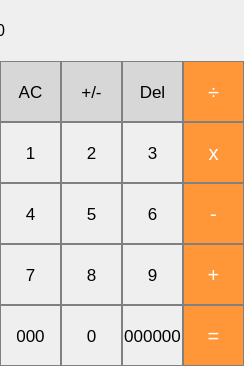
<?xml version="1.0" encoding="UTF-8"?>
<ui version="4.0">
 <class>MainWindow</class>
 <widget class="QMainWindow" name="MainWindow">
  <property name="geometry">
   <rect>
    <x>0</x>
    <y>0</y>
    <width>244</width>
    <height>366</height>
   </rect>
  </property>
  <property name="maximumSize">
   <size>
    <width>244</width>
    <height>366</height>
   </size>
  </property>
  <property name="windowTitle">
   <string>MainWindow</string>
  </property>
  <widget class="QWidget" name="centralwidget">
   <widget class="QLabel" name="result_show">
    <property name="geometry">
     <rect>
      <x>-4</x>
      <y>0</y>
      <width>251</width>
      <height>61</height>
     </rect>
    </property>
    <property name="maximumSize">
     <size>
      <width>290</width>
      <height>61</height>
     </size>
    </property>
    <property name="font">
     <font>
      <pointsize>12</pointsize>
     </font>
    </property>
    <property name="styleSheet">
     <string notr="true">QLabel {
  qproperty-alignment: 'AlignVCenter | AlignRight';
  border: 1px solid gray;
}

background-color : white;</string>
    </property>
    <property name="text">
     <string>0</string>
    </property>
   </widget>
   <widget class="QPushButton" name="pushButton_clear">
    <property name="geometry">
     <rect>
      <x>0</x>
      <y>61</y>
      <width>61</width>
      <height>61</height>
     </rect>
    </property>
    <property name="maximumSize">
     <size>
      <width>61</width>
      <height>61</height>
     </size>
    </property>
    <property name="font">
     <font>
      <pointsize>13</pointsize>
     </font>
    </property>
    <property name="styleSheet">
     <string notr="true">QPushButton {
  background-color: rgb(215, 215, 215);
  border: 1px solid gray;
}
QPushButton:pressed {
    background-color: qlineargradient(x1: 0, y1: 0, x2: 0, y2: 1,
                                      stop: 0 #BEBEBE, stop: 1 #D7D7D7);
}</string>
    </property>
    <property name="text">
     <string>AC</string>
    </property>
   </widget>
   <widget class="QPushButton" name="pushButton_opposite">
    <property name="geometry">
     <rect>
      <x>61</x>
      <y>61</y>
      <width>61</width>
      <height>61</height>
     </rect>
    </property>
    <property name="maximumSize">
     <size>
      <width>61</width>
      <height>61</height>
     </size>
    </property>
    <property name="font">
     <font>
      <pointsize>13</pointsize>
     </font>
    </property>
    <property name="styleSheet">
     <string notr="true">QPushButton {
  background-color: rgb(215, 215, 215);
  border: 1px solid gray;
}
QPushButton:pressed {
    background-color: qlineargradient(x1: 0, y1: 0, x2: 0, y2: 1,
                                      stop: 0 #BEBEBE, stop: 1 #D7D7D7);
}</string>
    </property>
    <property name="text">
     <string>+/-</string>
    </property>
   </widget>
   <widget class="QPushButton" name="pushButton_del">
    <property name="geometry">
     <rect>
      <x>122</x>
      <y>61</y>
      <width>61</width>
      <height>61</height>
     </rect>
    </property>
    <property name="maximumSize">
     <size>
      <width>61</width>
      <height>61</height>
     </size>
    </property>
    <property name="font">
     <font>
      <pointsize>13</pointsize>
     </font>
    </property>
    <property name="styleSheet">
     <string notr="true">QPushButton {
  background-color: rgb(215, 215, 215);
  border: 1px solid gray;
}
QPushButton:pressed {
    background-color: qlineargradient(x1: 0, y1: 0, x2: 0, y2: 1,
                                      stop: 0 #BEBEBE, stop: 1 #D7D7D7);
}</string>
    </property>
    <property name="text">
     <string>Del</string>
    </property>
   </widget>
   <widget class="QPushButton" name="pushButton_division">
    <property name="geometry">
     <rect>
      <x>183</x>
      <y>61</y>
      <width>61</width>
      <height>61</height>
     </rect>
    </property>
    <property name="maximumSize">
     <size>
      <width>61</width>
      <height>61</height>
     </size>
    </property>
    <property name="font">
     <font>
      <pointsize>15</pointsize>
     </font>
    </property>
    <property name="styleSheet">
     <string notr="true">QPushButton {
  background-color: rgb(255, 151, 57);
  color: white; 
  border: 1px solid gray;
}

QPushButton:pressed {
    background-color: qlineargradient(x1: 0, y1: 0, x2: 0, y2: 1,
                                      stop: 0 #FF7832, stop: 1 #FF9739);
}</string>
    </property>
    <property name="text">
     <string>÷</string>
    </property>
   </widget>
   <widget class="QPushButton" name="pushButton_2">
    <property name="geometry">
     <rect>
      <x>61</x>
      <y>122</y>
      <width>61</width>
      <height>61</height>
     </rect>
    </property>
    <property name="maximumSize">
     <size>
      <width>61</width>
      <height>61</height>
     </size>
    </property>
    <property name="font">
     <font>
      <pointsize>13</pointsize>
     </font>
    </property>
    <property name="styleSheet">
     <string notr="true">QPushButton {
   border: 1px solid gray;
}
QPushButton:pressed {
    background-color: qlineargradient(x1: 0, y1: 0, x2: 0, y2: 1,
                                      stop: 0 #dadbde, stop: 1 #f6f7fa);
}</string>
    </property>
    <property name="text">
     <string>2</string>
    </property>
   </widget>
   <widget class="QPushButton" name="pushButton_multiplication">
    <property name="geometry">
     <rect>
      <x>183</x>
      <y>122</y>
      <width>61</width>
      <height>61</height>
     </rect>
    </property>
    <property name="maximumSize">
     <size>
      <width>61</width>
      <height>61</height>
     </size>
    </property>
    <property name="font">
     <font>
      <pointsize>15</pointsize>
     </font>
    </property>
    <property name="styleSheet">
     <string notr="true">QPushButton {
  background-color: rgb(255, 151, 57);
  color: white; 
  border: 1px solid gray;
}

QPushButton:pressed {
    background-color: qlineargradient(x1: 0, y1: 0, x2: 0, y2: 1,
                                      stop: 0 #FF7832, stop: 1 #FF9739);
}</string>
    </property>
    <property name="text">
     <string>x</string>
    </property>
   </widget>
   <widget class="QPushButton" name="pushButton_1">
    <property name="geometry">
     <rect>
      <x>0</x>
      <y>122</y>
      <width>61</width>
      <height>61</height>
     </rect>
    </property>
    <property name="maximumSize">
     <size>
      <width>61</width>
      <height>61</height>
     </size>
    </property>
    <property name="font">
     <font>
      <pointsize>13</pointsize>
     </font>
    </property>
    <property name="styleSheet">
     <string notr="true">QPushButton {
   border: 1px solid gray;
}
QPushButton:pressed {
    background-color: qlineargradient(x1: 0, y1: 0, x2: 0, y2: 1,
                                      stop: 0 #dadbde, stop: 1 #f6f7fa);
}</string>
    </property>
    <property name="text">
     <string>1</string>
    </property>
   </widget>
   <widget class="QPushButton" name="pushButton_3">
    <property name="geometry">
     <rect>
      <x>122</x>
      <y>122</y>
      <width>61</width>
      <height>61</height>
     </rect>
    </property>
    <property name="maximumSize">
     <size>
      <width>61</width>
      <height>61</height>
     </size>
    </property>
    <property name="font">
     <font>
      <pointsize>13</pointsize>
     </font>
    </property>
    <property name="styleSheet">
     <string notr="true">QPushButton {
   border: 1px solid gray;
}
QPushButton:pressed {
    background-color: qlineargradient(x1: 0, y1: 0, x2: 0, y2: 1,
                                      stop: 0 #dadbde, stop: 1 #f6f7fa);
}</string>
    </property>
    <property name="text">
     <string>3</string>
    </property>
   </widget>
   <widget class="QPushButton" name="pushButton_plus">
    <property name="geometry">
     <rect>
      <x>183</x>
      <y>244</y>
      <width>61</width>
      <height>61</height>
     </rect>
    </property>
    <property name="maximumSize">
     <size>
      <width>61</width>
      <height>61</height>
     </size>
    </property>
    <property name="font">
     <font>
      <pointsize>15</pointsize>
     </font>
    </property>
    <property name="styleSheet">
     <string notr="true">QPushButton {
  background-color: rgb(255, 151, 57);
  color: white; 
  border: 1px solid gray;
}

QPushButton:pressed {
    background-color: qlineargradient(x1: 0, y1: 0, x2: 0, y2: 1,
                                      stop: 0 #FF7832, stop: 1 #FF9739);
}</string>
    </property>
    <property name="text">
     <string>+</string>
    </property>
   </widget>
   <widget class="QPushButton" name="pushButton_7">
    <property name="geometry">
     <rect>
      <x>0</x>
      <y>244</y>
      <width>61</width>
      <height>61</height>
     </rect>
    </property>
    <property name="maximumSize">
     <size>
      <width>61</width>
      <height>61</height>
     </size>
    </property>
    <property name="font">
     <font>
      <pointsize>13</pointsize>
     </font>
    </property>
    <property name="styleSheet">
     <string notr="true">QPushButton {
   border: 1px solid gray;
}
QPushButton:pressed {
    background-color: qlineargradient(x1: 0, y1: 0, x2: 0, y2: 1,
                                      stop: 0 #dadbde, stop: 1 #f6f7fa);
}</string>
    </property>
    <property name="text">
     <string>7</string>
    </property>
   </widget>
   <widget class="QPushButton" name="pushButton_5">
    <property name="geometry">
     <rect>
      <x>61</x>
      <y>183</y>
      <width>61</width>
      <height>61</height>
     </rect>
    </property>
    <property name="maximumSize">
     <size>
      <width>61</width>
      <height>61</height>
     </size>
    </property>
    <property name="font">
     <font>
      <pointsize>13</pointsize>
     </font>
    </property>
    <property name="styleSheet">
     <string notr="true">QPushButton {
   border: 1px solid gray;
}
QPushButton:pressed {
    background-color: qlineargradient(x1: 0, y1: 0, x2: 0, y2: 1,
                                      stop: 0 #dadbde, stop: 1 #f6f7fa);
}</string>
    </property>
    <property name="text">
     <string>5</string>
    </property>
   </widget>
   <widget class="QPushButton" name="pushButton_minus">
    <property name="geometry">
     <rect>
      <x>183</x>
      <y>183</y>
      <width>61</width>
      <height>61</height>
     </rect>
    </property>
    <property name="maximumSize">
     <size>
      <width>61</width>
      <height>61</height>
     </size>
    </property>
    <property name="font">
     <font>
      <pointsize>15</pointsize>
     </font>
    </property>
    <property name="styleSheet">
     <string notr="true">QPushButton {
  background-color: rgb(255, 151, 57);
  color: white; 
  border: 1px solid gray;
}

QPushButton:pressed {
    background-color: qlineargradient(x1: 0, y1: 0, x2: 0, y2: 1,
                                      stop: 0 #FF7832, stop: 1 #FF9739);
}</string>
    </property>
    <property name="text">
     <string>-</string>
    </property>
   </widget>
   <widget class="QPushButton" name="pushButton_4">
    <property name="geometry">
     <rect>
      <x>0</x>
      <y>183</y>
      <width>61</width>
      <height>61</height>
     </rect>
    </property>
    <property name="maximumSize">
     <size>
      <width>61</width>
      <height>61</height>
     </size>
    </property>
    <property name="font">
     <font>
      <pointsize>13</pointsize>
     </font>
    </property>
    <property name="styleSheet">
     <string notr="true">QPushButton {
   border: 1px solid gray;
}
QPushButton:pressed {
    background-color: qlineargradient(x1: 0, y1: 0, x2: 0, y2: 1,
                                      stop: 0 #dadbde, stop: 1 #f6f7fa);
}</string>
    </property>
    <property name="text">
     <string>4</string>
    </property>
   </widget>
   <widget class="QPushButton" name="pushButton_6">
    <property name="geometry">
     <rect>
      <x>122</x>
      <y>183</y>
      <width>61</width>
      <height>61</height>
     </rect>
    </property>
    <property name="maximumSize">
     <size>
      <width>61</width>
      <height>61</height>
     </size>
    </property>
    <property name="font">
     <font>
      <pointsize>13</pointsize>
     </font>
    </property>
    <property name="styleSheet">
     <string notr="true">QPushButton {
   border: 1px solid gray;
}
QPushButton:pressed {
    background-color: qlineargradient(x1: 0, y1: 0, x2: 0, y2: 1,
                                      stop: 0 #dadbde, stop: 1 #f6f7fa);
}</string>
    </property>
    <property name="text">
     <string>6</string>
    </property>
   </widget>
   <widget class="QPushButton" name="pushButton_9">
    <property name="geometry">
     <rect>
      <x>122</x>
      <y>244</y>
      <width>61</width>
      <height>61</height>
     </rect>
    </property>
    <property name="maximumSize">
     <size>
      <width>61</width>
      <height>61</height>
     </size>
    </property>
    <property name="font">
     <font>
      <pointsize>13</pointsize>
     </font>
    </property>
    <property name="styleSheet">
     <string notr="true">QPushButton {
   border: 1px solid gray;
}
QPushButton:pressed {
    background-color: qlineargradient(x1: 0, y1: 0, x2: 0, y2: 1,
                                      stop: 0 #dadbde, stop: 1 #f6f7fa);
}</string>
    </property>
    <property name="text">
     <string>9</string>
    </property>
   </widget>
   <widget class="QPushButton" name="pushButton_8">
    <property name="geometry">
     <rect>
      <x>61</x>
      <y>244</y>
      <width>61</width>
      <height>61</height>
     </rect>
    </property>
    <property name="maximumSize">
     <size>
      <width>61</width>
      <height>61</height>
     </size>
    </property>
    <property name="font">
     <font>
      <pointsize>13</pointsize>
     </font>
    </property>
    <property name="styleSheet">
     <string notr="true">QPushButton {
   border: 1px solid gray;
}
QPushButton:pressed {
    background-color: qlineargradient(x1: 0, y1: 0, x2: 0, y2: 1,
                                      stop: 0 #dadbde, stop: 1 #f6f7fa);
}</string>
    </property>
    <property name="text">
     <string>8</string>
    </property>
   </widget>
   <widget class="QPushButton" name="pushButton_000000">
    <property name="geometry">
     <rect>
      <x>122</x>
      <y>305</y>
      <width>61</width>
      <height>61</height>
     </rect>
    </property>
    <property name="maximumSize">
     <size>
      <width>61</width>
      <height>61</height>
     </size>
    </property>
    <property name="font">
     <font>
      <pointsize>13</pointsize>
     </font>
    </property>
    <property name="styleSheet">
     <string notr="true">QPushButton {
   border: 1px solid gray;
}
QPushButton:pressed {
    background-color: qlineargradient(x1: 0, y1: 0, x2: 0, y2: 1,
                                      stop: 0 #dadbde, stop: 1 #f6f7fa);
}</string>
    </property>
    <property name="text">
     <string>000000</string>
    </property>
   </widget>
   <widget class="QPushButton" name="pushButton_answer">
    <property name="geometry">
     <rect>
      <x>183</x>
      <y>305</y>
      <width>61</width>
      <height>61</height>
     </rect>
    </property>
    <property name="maximumSize">
     <size>
      <width>61</width>
      <height>61</height>
     </size>
    </property>
    <property name="font">
     <font>
      <pointsize>15</pointsize>
     </font>
    </property>
    <property name="styleSheet">
     <string notr="true">QPushButton {
  background-color: rgb(255, 151, 57);
  color: white; 
  border: 1px solid gray;
}

QPushButton:pressed {
    background-color: qlineargradient(x1: 0, y1: 0, x2: 0, y2: 1,
                                      stop: 0 #FF7832, stop: 1 #FF9739);
}</string>
    </property>
    <property name="text">
     <string>=</string>
    </property>
   </widget>
   <widget class="QPushButton" name="pushButton_000">
    <property name="geometry">
     <rect>
      <x>0</x>
      <y>305</y>
      <width>61</width>
      <height>61</height>
     </rect>
    </property>
    <property name="maximumSize">
     <size>
      <width>61</width>
      <height>61</height>
     </size>
    </property>
    <property name="font">
     <font>
      <pointsize>13</pointsize>
     </font>
    </property>
    <property name="styleSheet">
     <string notr="true">QPushButton {
   border: 1px solid gray;
}
QPushButton:pressed {
    background-color: qlineargradient(x1: 0, y1: 0, x2: 0, y2: 1,
                                      stop: 0 #dadbde, stop: 1 #f6f7fa);
}</string>
    </property>
    <property name="text">
     <string>000</string>
    </property>
   </widget>
   <widget class="QPushButton" name="pushButton_0">
    <property name="geometry">
     <rect>
      <x>61</x>
      <y>305</y>
      <width>61</width>
      <height>61</height>
     </rect>
    </property>
    <property name="maximumSize">
     <size>
      <width>61</width>
      <height>61</height>
     </size>
    </property>
    <property name="font">
     <font>
      <pointsize>13</pointsize>
     </font>
    </property>
    <property name="styleSheet">
     <string notr="true">QPushButton {
   border: 1px solid gray;
}
QPushButton:pressed {
    background-color: qlineargradient(x1: 0, y1: 0, x2: 0, y2: 1,
                                      stop: 0 #dadbde, stop: 1 #f6f7fa);
}</string>
    </property>
    <property name="text">
     <string>0</string>
    </property>
   </widget>
  </widget>
 </widget>
 <resources/>
 <connections/>
</ui>
